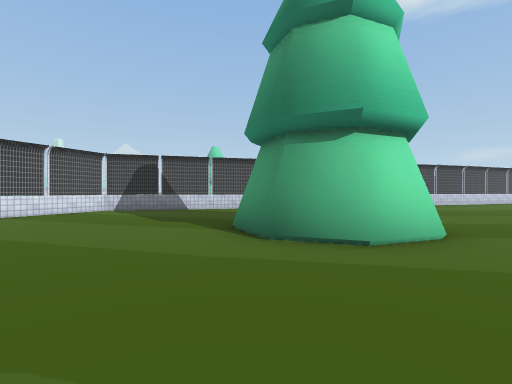
view 1 (above)

17 first-person views from a walk through a Unity game level. The camera is 1.2 m above the floor, looks level and sees 85° across. The floor is counted in squares, 2 m on a side. Each view is taken from the middle of a square. On the plan, view 1 faces up. The plan holds only what a view shows up to about 9 squares ahead; the rest is blank. The place goes on beyond the plan. The player character is not drawn. Some surface patterns are stand-ins.

view 2
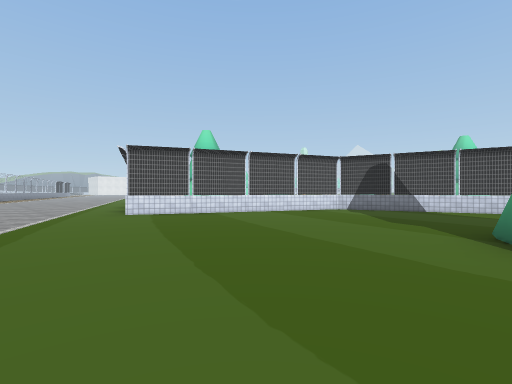

view 3
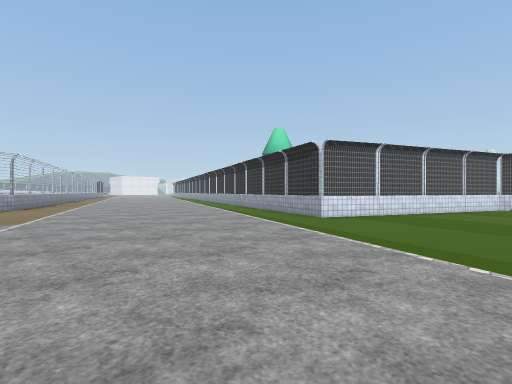

view 4
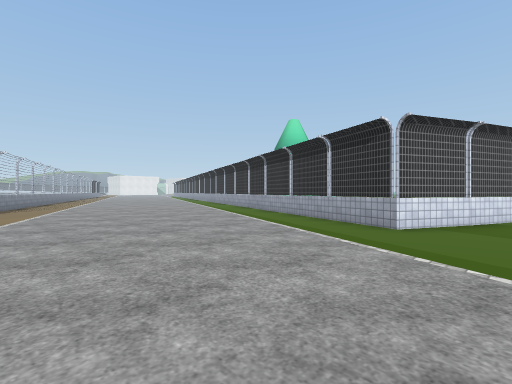

view 5
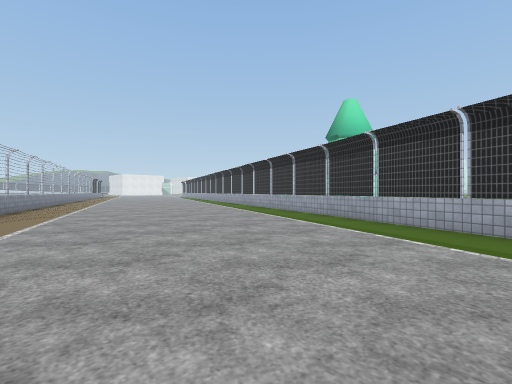

view 6
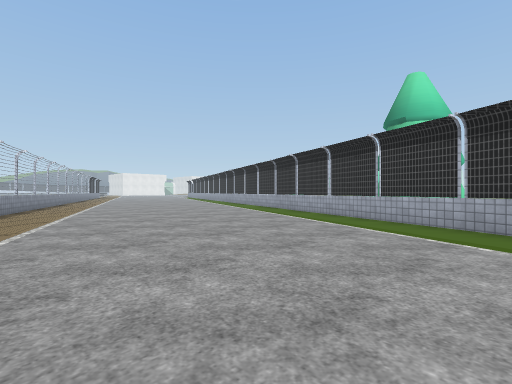

view 7
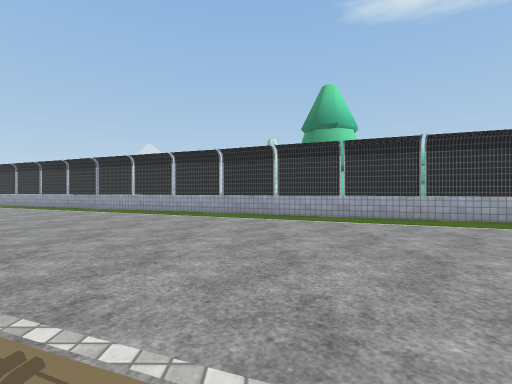

view 8
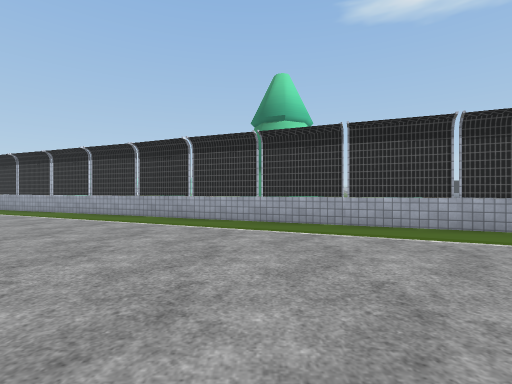

view 9
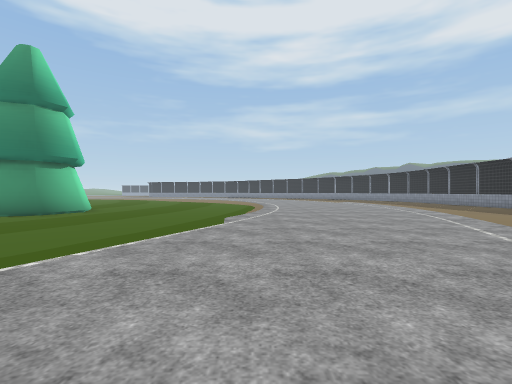

view 10
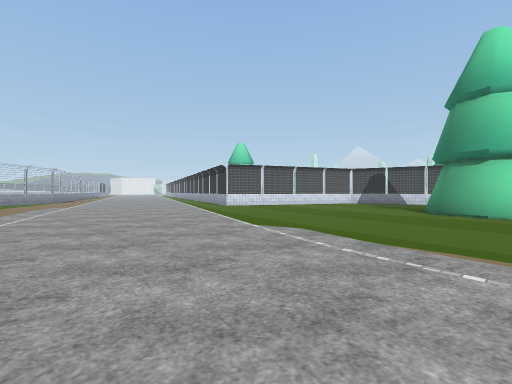

view 11
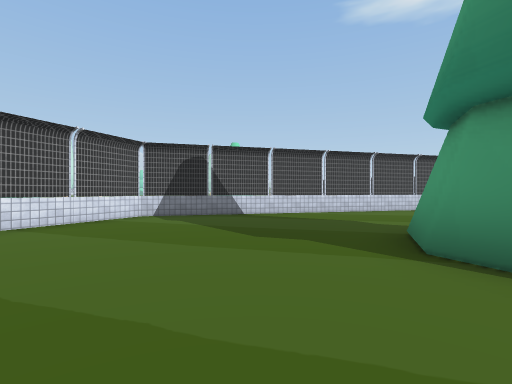

view 12
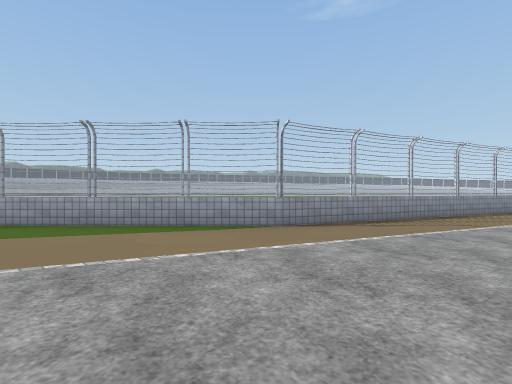

view 13
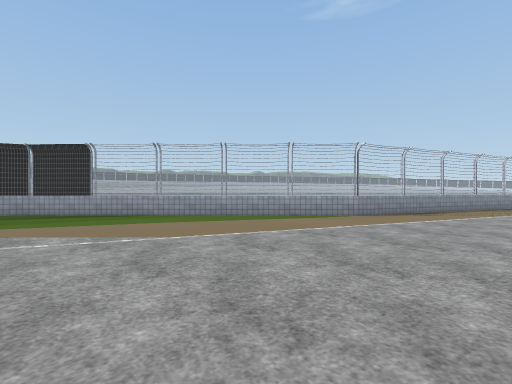

view 14
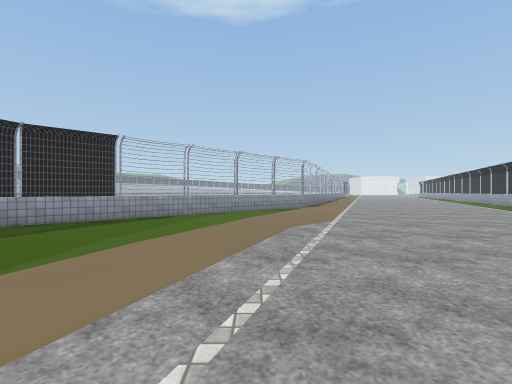

view 15
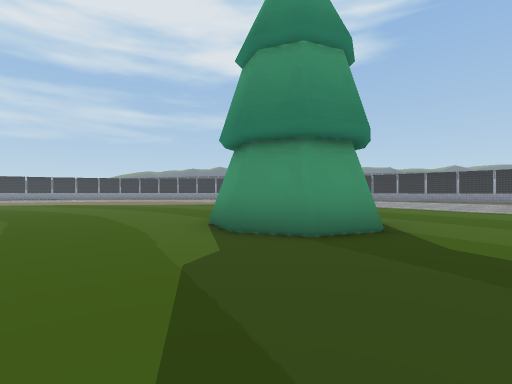

view 16
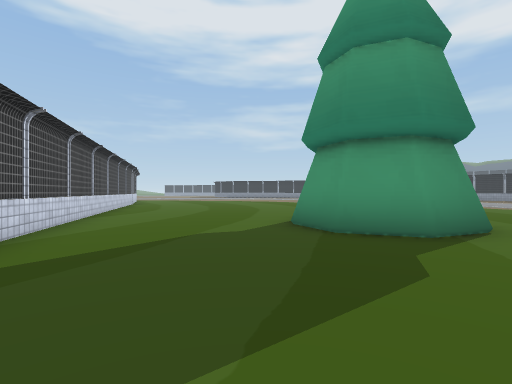

view 17
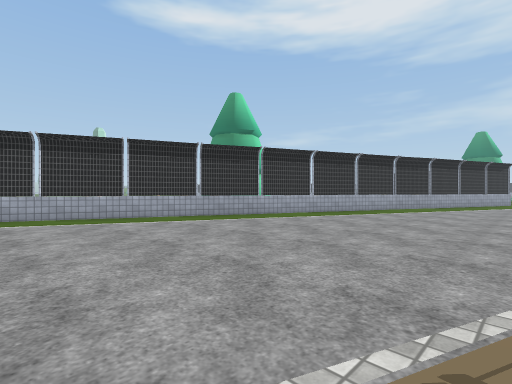

### Floor plan
Points are (right, up) in squares from view 1. A wall is a line through its corners. A room is listed if a view was taken in it or the views show most of it. See-through windows are left out.
Room 1 (views 1, 2, 3, 4, 5, 6, 7, 8, 9, 10, 11, 12, 13, 14, 15, 16, 17)
walls: (2.6, 11) (-4.8, 8.9) (-7.4, 2.8) (-24.7, 9.8); (-24.5, 1.2) (-15.8, -2.2) (-10.5, -7.6)
objects: pine tree (0, 3) to (2, 6)

Where each view was taken, in squares from view 1:
view 1: 0 up, 0 right, facing up
view 2: 0 up, 0 right, facing up-left
view 3: 3 down, 4 left, facing up-left
view 4: 2 down, 6 left, facing up-left
view 5: 1 down, 10 left, facing up-left
view 6: 0 up, 13 left, facing up-left
view 7: 0 up, 19 left, facing up
view 8: 1 up, 17 left, facing up
view 9: 2 down, 7 left, facing right
view 10: 5 down, 2 right, facing up-left
view 11: 2 up, 2 left, facing up
view 12: 1 up, 12 left, facing down-left
view 13: 1 up, 9 left, facing down-left
view 14: 4 down, 5 left, facing left
view 15: 9 up, 2 left, facing down-right
view 16: 7 up, 4 left, facing right
view 17: 2 up, 24 left, facing up-right
